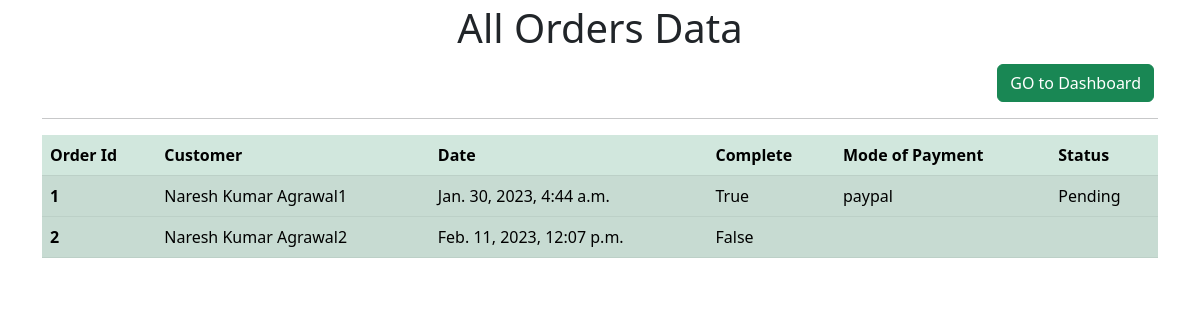
/dashboard/show_order, run on the app's committed database.
### Store_app/models.py (models this page shows, shortened)
class Order(models.Model):
    customer = models.ForeignKey(
    Customer, on_delete=models.SET_NULL, null=True)
    date = models.DateTimeField(auto_now_add=True)
    complete = models.BooleanField(default=False)
    mode_of_payment = models.CharField(max_length=50)
    status = models.CharField(max_length=40)

class Customer(models.Model):
    user = models.ForeignKey(User, on_delete=models.SET_NULL, null=True)
    name = models.CharField(max_length=50)
    email = models.EmailField(unique=True)
    phone = models.CharField(max_length=50)
    address = models.CharField(max_length=100)

### dashboard/views.py (the view)
# urls.py: path('show_order', views.show_order, name='show_order'),
def show_order(request):
    orders = Order.objects.all()
    return render(request,'show_order.html',{'orders':orders,})

### templates/show_order.html (shortened to what this page needs)
<!DOCTYPE html>
<html lang="en">
<head>
    <link
    href="https://cdn.jsdelivr.net/npm/bootstrap@5.3.0-alpha1/dist/css/bootstrap.min.css"
    rel="stylesheet"
  />
</head>
<body>
    <div class="container">
        <h1 class="text-center p-1 " >All Orders Data</h1>
        <div class="text-end px-1">
          <a class="btn btn-success  " href="/dashboard" role="button">GO to Dashboard</a>
        </div>
        <hr>
        <table class="table table-success table-striped ">
            <thead>
              <tr>
                <th scope="col">Order Id</th>
                <th scope="col">Customer</th>
                <th scope="col">Date</th>
                <th scope="col"> Complete</th>
                <th scope="col"> Mode of Payment</th>
                <th scope="col"> Status</th>
              </tr>
            </thead>
            {% for order in orders %}
            <tbody>
              <tr>
                <th scope="row">{{order.id}}</th>
                <td>{{order.customer.name}}{{order.id}}</td>
                <td>{{order.date}}</td>
                <td>{{order.complete}}</td>
                <td>{{order.mode_of_payment}}</td>
                <td>{{order.status}}</td>
              </tr>
            </tbody>
            {% endfor %}
          </table>
</body>
</html>

### data on the page
Order: id "1", customer.name "Naresh Kumar Agrawal", date "Jan. 30, 2023, 4:44 a.m.", complete "True", mode_of_payment "paypal", status "Pending"
Order: id "2", customer.name "Naresh Kumar Agrawal", date "Feb. 11, 2023, 12:07 p.m.", complete "False"
